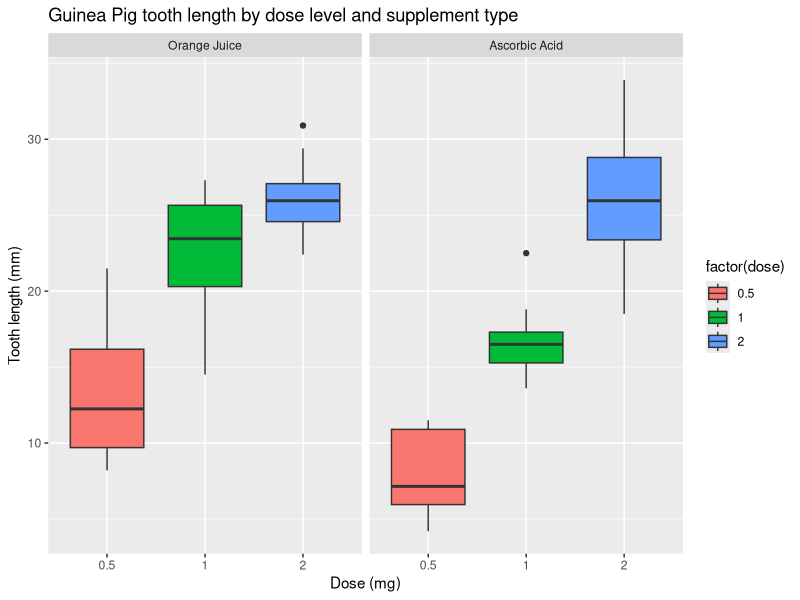

R code for this plot: (Note: this script raises an error after producing the figure.)

## Load data plus Preliminary exploratory data analysis

library(datasets)
data(ToothGrowth)
tg=ToothGrowth
str(ToothGrowth)
#The 20 pigs assigned to each dose level were in turn equally split between 
#two delivery methods i.e. Orange Juice (OJ) and Ascorbic Acid (VC)
with(tg, table(dose, supp))
tg$dose<-as.factor(tg$dose)

library(dplyr)
aggregate(tg$len,list(Supplement_type=tg$supp,supplement_dose=tg$dose),mean)

#The boxplot below indicates that overall the supplement dosage increase 
#has a growth increase effect on guinea pig thooth
library(ggplot2)
tg=ToothGrowth
levels(tg$supp)<-c("Orange Juice","Ascorbic Acid")
ggplot(tg, aes(x=factor(dose), y=len)) +
        geom_boxplot(aes(fill = factor(dose))) + 
        facet_grid(. ~ supp) +
        xlab('Dose (mg)') +
        ylab('Tooth length (mm)') +
        ggtitle('Guinea Pig tooth length by dose level and supplement type')

# Confidence intervals and hypothesis tests to compare the tooth growth by supplement and dose

## Difference in supplement types
### Hypothesis 1
# Orange juice and ascorbic acid deliver the same tooth growth across the data set.
hp1<-t.test(len~supp,data=tg,paired=FALSE,var.equal=FALSE)
hp1$conf.int
hp1$p.value

#The confidence interval includes 0 and the p-value is greater than the significance level $\alpha=0.05$ 
#which means we fail to reject the null hypothesis. 

## Difference in dose levels
### Hypothesis 2 - Dose 0.5 mg/day

#For the dosage of 0.5mg/day, the orange juice and ascorbic acid supplements deliver 
#the same tooth growth across the data set.

hp2<-t.test(len~supp,data=subset(tg,dose==0.5),paired=FALSE,var.equal=FALSE)
hp2$conf.int
hp2$p.value

#The confidence interval does not includes 0 and the p-value is smaller than $\alpha=0.05$. 
#The null hypothesis can be rejected.The alternative hypothesis that 0.5mg/day dose of orange juice 
#delivers more tooth growth than ascorbic acid is accepted.

### Hypothesis 3 - Dose 1 mg/day

#For the dosage of 1mg/day, the orange juice and ascorbic acid supplements 
#deliver the same tooth growth across the data set.

hp3<-t.test(len~supp,data=subset(tg,dose==1),paired=FALSE,var.equal=FALSE)
hp3$conf.int
hp3$p.value

#The confidence interval does not includes 0 and the p-value is smaller than $\alpha=0.05$. 
#The null hypothesis can be rejected.The alternative hypothesis that 1mg/day dose 
#of orange juice delivers more tooth growth than ascorbic acid is accepted.

### Hypothesis 4 - Dose 2 mg/day

#For the dosage of 2mg/day, the orange juice and ascorbic acid supplements deliver 
#the same tooth growth across the data set.

hp4<-t.test(len~supp,data=subset(tg,dose==2),paired=FALSE,var.equal=FALSE)
hp4$conf.int
hp4$p.value